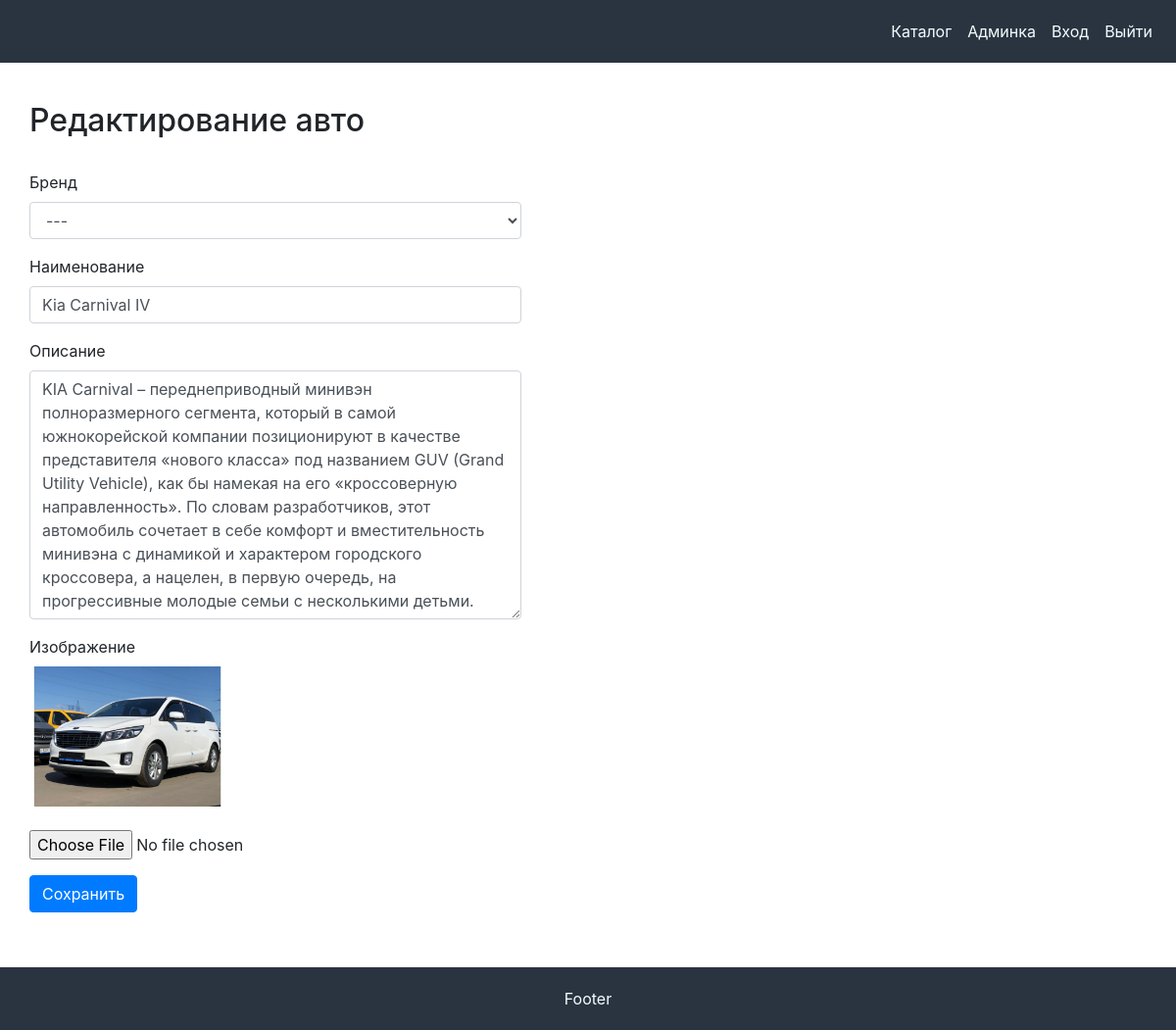
/admin/product/update/1 (signed in), run on the app's committed database.
### tables this page shows
CREATE TABLE `product_model` (
  `id` int(11) NOT NULL,
  `brand_id` int(11) DEFAULT NULL,
  `user_id` int(11) NOT NULL,
  `name` varchar(255) NOT NULL,
  `description` text,
  `image` text
);

### config/routes.php (called while the page is built)
<?php
return [
	'products/([0-9]+)' => 'product/view/$1',
	'products/page-([0-9]+)' => 'product/index/$1',
	'products' => 'product/index',
	'logout' => 'user/logout',
	'login' => 'user/login',
    'admin/product/create' => 'adminProduct/create',
    'admin/product/update/([0-9]+)' => 'adminProduct/update/$1',
    'admin/product/delete/([0-9]+)' => 'adminProduct/delete/$1',
	'admin/product' => 'adminProduct/index',
	'admin' => 'admin/index',
	'' => 'site/index',
];

### controllers/AdminProductController.php (called while the page is built, shortened)
<?php
class AdminProductController extends AdminBase
{
	public function actionUpdate($id)
	{
		$brandList = Brand::getBrandsListAdmin();
		$product = Product::getProductById($id);
		require_once ROOT.'/views/admin_product/update.php';
		return true;
	}
}

### index.php (called while the page is built, shortened)
<?php
$router = new components\Router;
$router->run();

### models/Brand.php (called while the page is built, shortened)
<?php
class Brand
{
	public static function getBrandsListAdmin()
	{
		$connect = Db::getConnection();
		$result = $connect->query('SELECT id, name_brand, description, sort_order, status FROM product_brand ORDER BY sort_order ASC');
        $brandList = array();
        $i = 0;
        while ($row = $result->fetch()) {
            $brandList[$i]['id'] = $row['id'];
            $brandList[$i]['name_brand'] = $row['name_brand'];
            $brandList[$i]['description'] = $row['description'];
            $brandList[$i]['sort_order'] = $row['sort_order'];
            $brandList[$i]['status'] = $row['status'];
            $i++;
        }
        return $brandList;
	}
}
?>

### models/Product.php (called while the page is built, shortened)
<?php
class Product
{
	public static function getProductById($id)
	{
		$connect = Db::getConnection();
		$sql = "SELECT * FROM product_model WHERE id = {$id}";
		$result = $connect->prepare($sql);
		$result->setFetchMode(\PDO::FETCH_ASSOC);
		$result->execute();
		return $result->fetch();
	}
}

### views/admin_product/update.php (the view, shortened to what this page needs)
<?php include ROOT.'/views/layouts/_header.php'; ?>
<section>
	<div class="container">
		<div class="row mb-4">
			<h2>Редактирование авто</h2>
		</div>
		<div class="row">
			<form method="POST" enctype="multipart/form-data">
				<div class="form-group">
					<label>Бренд</label>
					<select class="form-control" name="brand_id" id="">
						<option value="0">---</option>
					</select>
				</div>
				<div class="form-group">
					<label>Наименование</label>
					<input type="text" class="form-control" name="name" value="<?= $product['name']; ?>">
				</div>
				<div class="form-group">
					<label>Описание</label>
					<textarea rows="10" cols="45" class="form-control" name="description"><?= $product['description']; ?></textarea>
				</div>
				<div class="form-group">
					<label>Изображение</label>
					<div class="mb-4">
						<image src="/assets/image/product/<?= $product['image']; ?>" width="200">
					</div>
					<input type="file" class="form-control-file" name="image" value="<?= $product['image']; ?>">
				</div>
				<div class="form-group">
					<input type="submit" class="btn btn-primary" name="submit" value="Сохранить">
				</div>
			</form>
		</div>
	</div>
</section>
<?php include ROOT.'/views/layouts/_footer.php'; ?>

### components/Router.php (shortened to what this page needs)
<?php
class Router
{
	private $routes;
	public function __construct()
	{
		$routesPath = ROOT.'/config/routes.php';
		$this->routes = include($routesPath);
	}
	public function run()
	{
		$url = $this->getUrl();
		foreach ($this->routes as $urlPattern => $path) {
			if (preg_match("~$urlPattern~", $url)) {
				$internalRoute = preg_replace("~$urlPattern~", $path, $url);
				$segments = explode('/', $internalRoute);
				$controllerName = array_shift($segments).'Controller';
				$actionName = 'action'. ucfirst(array_shift($segments));
				$parameters = $segments;
				$controllerObject = new $controllerName;
				$result = call_user_func_array(array($controllerObject, $actionName), $parameters);
				if ($result != null) {
					break;
				}
			}
		}
	}
	public function getUrl()
	{
		if (!empty($_SERVER['REQUEST_URI'])) {
			return trim($_SERVER['REQUEST_URI'], '/');
		}
	}
}

### views/layouts/_header.php (shortened to what this page needs)
<!DOCTYPE html>
<html lang="en">
<head>
	<link href="/assets/css/font-awesome.min.css" rel="stylesheet">
	<link rel="stylesheet" href="/assets/css/bootstrap.min.css" type="text/css">
	<link rel="stylesheet" href="/assets/css/main.css" type="text/css">
</head>
<body>
	<header class="header">
		<nav class="navbar navbar-expand-lg">
		  <div class="collapse navbar-collapse" id="navbarNav">
		    <ul class="navbar-nav">
		      <li class="nav-item">
		        <a class="nav-link" href="/products">Каталог</a>
		      </li>
		      <li class="nav-item">
		        <a class="nav-link" href="/admin">Админка</a>
		      </li>
		      <li class="nav-item">
		        <a class="nav-link" href="/login">Вход</a>
		      </li>
		      <li class="nav-item">
		        <a class="nav-link" href="/logout">Выйти</a>
		      </li>
		    </ul>
		  </div>
		</nav>
	</header>
	<div class="wrapper">

### views/layouts/_footer.php
	</div>
	<footer class="footer">
		Footer
	</footer>
</body>
</html>

### assets/css/main.css (style rules this page uses)
html, body { height: 100%; }
body { display: flex; flex-direction: column; }
.wrapper { flex: 1 0 auto; }
header { color: #f0ffff; display: flex; justify-content: flex-end; align-items: center; min-height: 4rem; background-color: #2A3440; }
header a { color: #f0ffff; }
section { margin-top: 40px; margin-bottom: 40px; }
footer { color: #f0ffff; display: flex; justify-content: center; align-items: center; min-height: 4rem; background-color: #2A3440; flex-shrink: 0; }

### data on the page
product_model: name "Kia Carnival IV", description "KIA Carnival – переднеприводный минивэн полноразмерного сегмента, который в самой южнокорейской компании позиционируют в качестве представителя «нового класса» под названием GUV (Grand Utility Vehicle), как бы намекая на его «кроссоверную направленность». По словам разработчиков, этот автомобиль сочетает в себе комфорт и вместительность минивэна с динамикой и характером городского кроссовера, а нацелен, в первую очередь, на прогрессивные молодые семьи с несколькими детьми.", image (picture)
